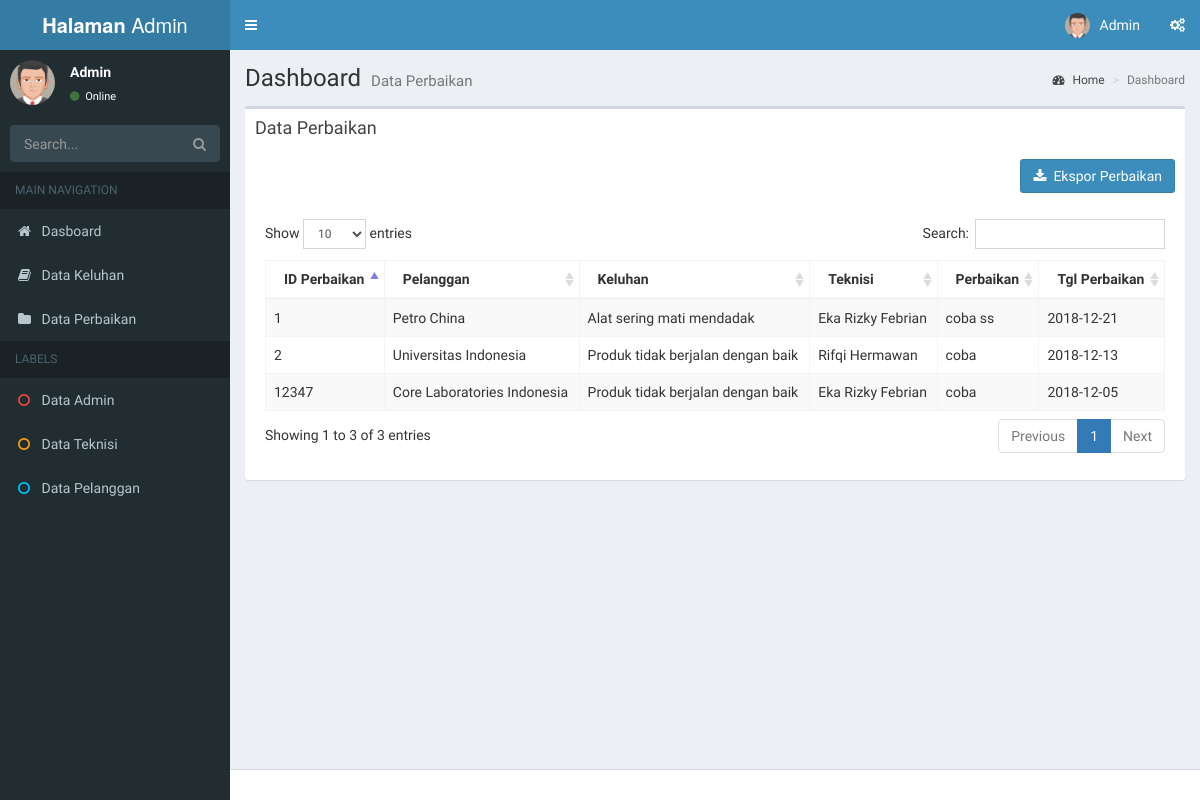
The page /on-admin/perbaikan.php on the database its author committed.
### tables this page shows
CREATE TABLE `perbaikan` (
  `idperbaikan` int(11) NOT NULL,
  `idpelanggan` int(11) NOT NULL,
  `idkeluhan` int(11) NOT NULL,
  `idteknisi` int(11) NOT NULL,
  `perbaikan` varchar(255) DEFAULT NULL,
  `tgl_perbaikan` date DEFAULT NULL
);

CREATE TABLE `pelanggan` (
  `idpelanggan` int(11) NOT NULL,
  `nama_pelanggan` varchar(45) DEFAULT NULL,
  `alamat_pelanggan` varchar(150) DEFAULT NULL,
  `telepon_pelanggan` varchar(45) DEFAULT NULL,
  `email_pelanggan` varchar(45) DEFAULT NULL
);

CREATE TABLE `keluhan` (
  `idkeluhan` int(11) NOT NULL,
  `idpelanggan` int(11) DEFAULT NULL,
  `keluhan` varchar(100) DEFAULT NULL,
  `penyebab` varchar(100) DEFAULT NULL,
  `tindakan` varchar(100) DEFAULT NULL,
  `tgl_keluhan` date DEFAULT NULL,
  `tgl_perbaikan` date DEFAULT NULL,
  `idteknisi` int(11) DEFAULT NULL
);

CREATE TABLE `teknisi` (
  `idteknisi` int(11) NOT NULL,
  `nama_teknisi` varchar(45) DEFAULT NULL,
  `telpon_teknisi` varchar(45) DEFAULT NULL,
  `email_teknisi` varchar(45) DEFAULT NULL
);

### on-admin/perbaikan.php (the view, shortened to what this page needs)
<?php include "../config.php"; ?>
<?php include "template/header.php" ?>
<?php include "template/sidebar.php" ?>
    <body>
      <div class="content-wrapper">
        <section class="content-header">
          <h1>
            Dashboard
            <small>Data Perbaikan</small>
          </h1>
          <ol class="breadcrumb">
            <li><a href="#"><i class="fa fa-dashboard"></i> Home</a></li>
            <li class="active">Dashboard</li>
          </ol>
        </section>
        <section class="content">
    <div class="box">
            <div class="box-header">
              <h3 class="box-title">Data Perbaikan</h3>
            </div>
            <div class="box-body">
            <div id="example1_wrapper" class="dataTables_wrapper form-inline dt-bootstrap">
    <span class="pull-right"><a href="ekspor_pdf_perbaikan.php" target="blank" class="btn btn-primary"><span class="fa fa-download"></span>&nbsp; Ekspor Perbaikan</a></span>
  <div style="height:50px;"></div>
  <div class="box-body table-responsive">
        <table id="keluhantable" class="table table-bordered table-striped">
      <thead>
        <th>ID Perbaikan</th>
        <th>Pelanggan</th>
        <th>Keluhan</th>
        <th>Teknisi</th>
        <th>Perbaikan</th>
        <th>Tgl Perbaikan</th>
      </thead>
      <tbody>
      <?php
        $query=mysqli_query($conn,"select * from perbaikan INNER JOIN pelanggan ON perbaikan.idpelanggan = pelanggan.idpelanggan INNER JOIN keluhan ON perbaikan.idkeluhan = keluhan.idkeluhan INNER JOIN teknisi ON perbaikan.idteknisi = teknisi.idteknisi ");
	        while($row=mysqli_fetch_array($query)){
          ?>
	    <tr>
            <td><?php echo $row['idperbaikan']; ?></td>
            <td><?php echo $row['nama_pelanggan']; ?></td>
            <td><?php echo $row['keluhan']; ?></td>
            <td><?php echo $row['nama_teknisi']; ?></td>
            <td><?php echo $row['perbaikan']; ?></td>
            <td><?php echo $row['tgl_perbaikan']; ?></td>
      </tr>
          <?php
        }
      ?>
      </tbody>
    </table>
  </div>
</div>
<?php include "template/footer.php" ?>
    </body>
</html>

### rows shown on the page
perbaikan: idperbaikan "1", idpelanggan.nama_pelanggan "Petro China", idkeluhan.keluhan "Alat sering mati mendadak", idteknisi.nama_teknisi "Eka Rizky Febrian", perbaikan "coba ss", idkeluhan.tgl_perbaikan "2018-12-21"
perbaikan: idperbaikan "2", idpelanggan.nama_pelanggan "Universitas Indonesia", idkeluhan.keluhan "Produk tidak berjalan dengan baik", idteknisi.nama_teknisi "Rifqi Hermawan", perbaikan "coba", idkeluhan.tgl_perbaikan "2018-12-13"
perbaikan: idperbaikan "12347", idpelanggan.nama_pelanggan "Core Laboratories Indonesia", idkeluhan.keluhan "Produk tidak berjalan dengan baik", idteknisi.nama_teknisi "Eka Rizky Febrian", perbaikan "coba", idkeluhan.tgl_perbaikan "2018-12-05"
